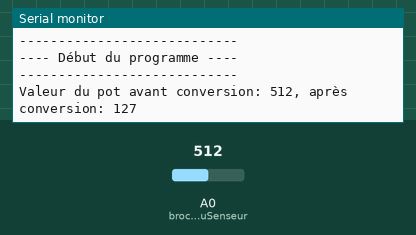
A program run on a simulated Arduino Uno, built with avr-gcc and run on an emulated ATmega328P. On the bench: the last lines printed to the serial monitor. Inputs (shaded band) come from the test bench; at power-on: A0 (brocheDuSenseur) = 512.

Above: at 1.2 s.
1.3 s: A0 (brocheDuSenseur) set to 716
At 2.3 s:
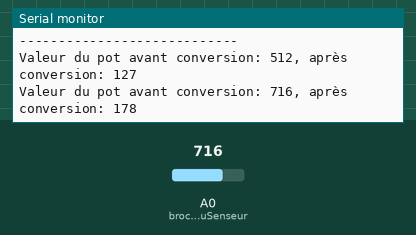
2.8 s: A0 (brocheDuSenseur) set to 900
At 3.5 s:
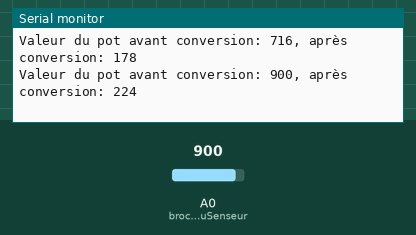

The program:

main.cpp
```cpp
/*
    Fichier:  fn-map-sprintf.ino
    Auteur:   Alain Boudreault
    Date:     2021.09.17
    --------------------------------------------------------------------------
    Description: Exemple d'une conversion des valeurs d'une entrée digitale
                 comprises entre 0..1023 vers une plage de valeurs
                 comprises entre 0..255.

                 Les valeurs converties sont affichées dans le terminal série
                 en utilisant la fonction sprintf()
    --------------------------------------------------------------------------
    M-A-J:       2025.03.03 - Ajout de Arduino.h
    --------------------------------------------------------------------------
*/

#include <Arduino.h>

// Définition des constantes
const int brocheDuSenseur  = A0;      // Sélection de la broche du potentiomètre
const int vitesseUART      = 19200;   // Vitesse du port de communication série

// Les variables globales
int valeurDuPotentiometre = 0;
char chaine[80];

// ---------------------------------------
// Initialisation des paramètres de départ
// ---------------------------------------
void setup() {
  Serial.begin(vitesseUART);
  Serial.print("Programme: fn-map-print.ino\n");
  Serial.print("Auteur:    Alain Boudreault\n");
  Serial.print("----------------------------\n");
  Serial.print("---- Début du programme ----\n");
  Serial.print("----------------------------\n\n");
} // setup()

// -------------------------------------
// Fonction principale de l'application
// -------------------------------------
void loop() {

  // Boucler sur la prochaine ligne tant que la valeur du Pot n'aura pas changé de plus de 1/1023.
  while (abs(valeurDuPotentiometre - analogRead(brocheDuSenseur)) < 2);

  // Lire et stocker la valeur du potentiomètre
  // NOTE: Les broches analogiques n'ont pas à être initialisées.
  valeurDuPotentiometre = analogRead(brocheDuSenseur);

  // Convertir la plage des valeurs
  int valeurConvertieDuPotentiometre = map(valeurDuPotentiometre, 0, 1023, 0, 255);

  // Afficher les résultats en utilisant sprintf()
  sprintf(chaine, "Valeur du pot avant conversion: %d, après conversion: %d",
          valeurDuPotentiometre, valeurConvertieDuPotentiometre);
  Serial.println(chaine);

  // Ajout d'un délai pour ne pas saturer le moniteur série
  delay(500);
} // loop()
```

Measured:
- after the input at 1.3 s, the serial monitor: prints a new line at once (image 1)
- after the input at 2.8 s, the serial monitor: prints a new line at once (image 2)
